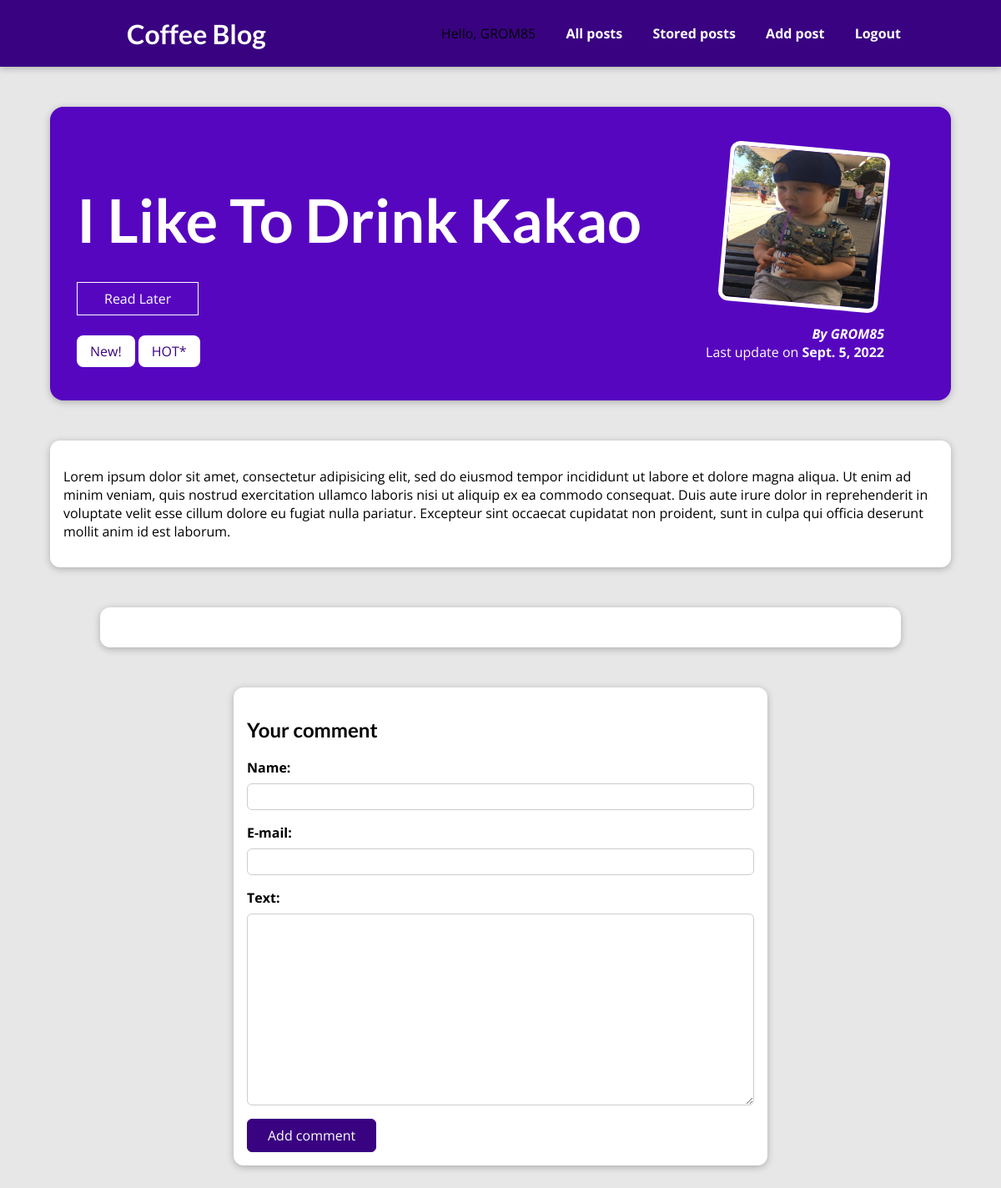
The page /post/i-like-to-drink-kakao (signed in) on the database its author committed.
### blog/models.py (models this page shows, shortened)
class Post(models.Model):
    title = models.CharField(max_length=50)
    content = models.TextField(validators=[MinLengthValidator(limit_value=5,
                                                              message='The minimum length of the'
                                                                      ' text should be at least 5 char ')])
    excerpt = models.CharField(max_length=150, blank=True)
    slug = models.SlugField(unique=True)
    image = models.ImageField(upload_to=get_upload_path, null=True)
    updated = models.DateTimeField("Updated", auto_now=True)
    created = models.DateTimeField('Created')
    user = models.ForeignKey(User, on_delete=models.SET_NULL, related_name='posts', blank=True, null=True)
    tag = models.ManyToManyField(Tag, blank=True)

class Tag(models.Model):
    caption = models.TextField()

### blog/views.py (the view)
# urls.py: path('post/<slug:slug>', PostDetails.as_view(), name='post-details'),
@method_decorator(login_required, name="dispatch")
class PostDetails(View):
    model = Post
    template_name = "blog/post_detail.html"
    def is_stored_post(sefl, request, post_id):
        stored_posts = request.session.get("to_read")
        if stored_posts is not None:
            is_set_to_read = post_id in stored_posts
        else:
            is_set_to_read = False
        return is_set_to_read
    def get(self, request, slug):
        post = Post.objects.get(slug=slug)
        comment_form = CommentForm()
        post_comments = post.comments.order_by("-pk")[:3]
        context = {}
        context['post'] = post
        context['tags'] = post.tag.all()
        context['comment_form'] = comment_form
        context['comment_list'] = post_comments
        context['is_set_to_read'] = self.is_stored_post(request, post.id)
        return render(request, self.template_name, context)
    ''' IF YOU USE <input type="hidden" name="slug" value="{{post.slug}}"> and call POST within the same View,
     so you have to add slug key-word arg. to def post(self,request,slug)'''
    def post(self, request, slug):
        comment_form = CommentForm(request.POST)
        post = Post.objects.get(slug=slug)
        if comment_form.is_valid():
            comment = comment_form.save(commit=False)
            comment.post = post
            comment.save()
            return redirect(to="post-details", slug=slug)
        context = {
            "post": post,
            "tags": post.tag.all(),
            "comment_form": comment_form,
            "comment_list": post.comments.order_by("-pk")[:3],
            "is_set_to_read": self.is_stored_post(request, post.id)
        }
        return render(request, self.template_name, context)

### blog/forms.py
class CommentForm(forms.ModelForm):
    class Meta:
        model = Comment
        exclude = ["post"]
        labels = {
            "user_name": "Name",
            "email": "E-mail",
            "text": "Text",
            "post": "Post",
        }
        error_messages = {
            "user_name": {
                "required": "Username shouldn't be empty!",
                "max_length": "The Max length is 120 char!",
            },
            "email": {
                "required": "Email shouldn't be empty!",
            },
            "text": {
                "required": "Text shouldn't be empty!",
                "max_length": "The Max length is 300 char!"
            }
        }

### blog/templates/blog/post_detail.html (shortened to what this page needs)
{% extends "base.html" %}
{% load static %}
{% block css_file %}
    <link rel="stylesheet" href="{% static "blog/post_detail.css" %}">
{% endblock %}
{% block content %}
    <section id="summary">
        <h2>{{ post.title }}</h2>
        <div>
        <form id="read-later" action="/post/to-read" method="POST">
            <button>
                {% if is_set_to_read %}
                    Remove from "SetToRead"
                {% else %}
                    Read Later
                {% endif %}
            </button>
        </form>
            {% for tag in tags %}
                <span class="tag">{{ tag.caption }}</span>
            {% endfor %}
        </div>
        <article>
            <img src="{% static post.image  %}" alt="{{ post.title }}"/>
            <address>By <a href="mailto:{{ post.user.email }}">{{ post.user }}</a></address>
            <div>
                Last update on <time>{{ post.updated.date}}</time>
            </div>
        </article>
    </section>
    <main>
        <p>{{ post.content|linebreaks }}</p>
    </main>
    <section id="comments">
    </section>
    <section id="comment-form">
        <h2>Your comment</h2>
        <form action="{% url "post-details" post.slug %}" method="POST">
                {% for form_field in comment_form %}
                    <div class="form-control {% if form_field.errors %}invalid{% endif %}">
                    {{ form_field.label_tag }}
                    {{ form_field }}
                    </div>
                {% endfor %}
            <button>Add comment</button>
        </form>
    </section>
{% endblock %}

### templates/base.html (shortened to what this page needs)
{% load static %}
<!DOCTYPE html>
<html lang="en">
<head>
    <link rel="stylesheet" href="{% static "app.css" %}">
    {% block css_file %}{% endblock %}
</head>
<body>
    <header id="main-navigation">
       <h1><a href="{% url 'start-page' %}">Coffee Blog</a></h1>
        <nav>
            <span>Hello, {{ request.user }}</span>
            <a href="{% url 'all-posts' %}">All posts</a>
            <a href="{% url 'to-read' %}">Stored posts</a>
            <a href="{% url 'add-post' %}">Add post</a>
            <a href="{% url 'logout' %}">Logout</a>
        </nav>
    </header>
    {% block content %}
    {% endblock %}
</body>
</html>

### static/app.css (style rules this page uses)
* { box-sizing: border-box; }
html { font-family: 'Open Sans', 'Lato', sans-serif; }
body { margin: 0; }
h1, h2, h3 { font-family: 'Lato', sans-serif; font-weight: bold; }
#main-navigation { width: 100%; height: 5rem; display: flex; justify-content: space-between; align-items: center; padding: 0 10%; position: absolute; top: 0; left: 0; }
#main-navigation a { text-decoration: none; color: white; font-weight: bold; margin-left: 2rem; }

### blog/static/blog/post_detail.css (style rules this page uses)
body { background-color: #e7e7e7; }
#main-navigation { background-color: #390281; box-shadow: 0 2px 8px rgba(0, 0, 0, 0.25); }
#summary { margin: 8rem auto 3rem auto; padding: 2rem; width: 90%; max-width: 90rem; border-radius: 16px; background-color: #5706c0; position: relative; box-shadow: 0 2px 8px rgba(0, 0, 0, 0.25); height: 22rem; }
#summary h2 { color: white; font-size: 4.5rem; margin-bottom: 0.25rem; }
#summary article { position: absolute; top: 2rem; right: 3rem; padding: 1rem 2rem; border-radius: 12px; text-align: right; color: white; }
#summary article img { width: 12rem; height: 12rem; border-radius: 12px; transform: rotateZ(5deg); border: 5px solid white; margin-bottom: 1rem; }
#summary address { font-weight: bold; }
#summary a { color: white; text-decoration: none; }
#summary time { font-weight: bold; }
#read-later { margin: 2rem 0; }
#read-later button { background-color: transparent; border: 1px solid white; padding: 0.5rem 2rem; font: inherit; color: white; cursor: pointer; }
main { width: 90%; max-width: 90rem; margin: 3rem auto; background-color: white; padding: 1rem; border-radius: 12px; box-shadow: 0 2px 8px rgba(0, 0, 0, 0.25); }
.tag { background-color: white; color: #390281; padding: 0.5rem 1rem; border-radius: 8px; }
#comment-form { margin: 3rem auto; width: 90%; max-width: 40rem; border-radius: 12px; background-color: white; box-shadow: 0 2px 8px rgba(0, 0, 0, 0.25); padding: 1rem; }
#comment-form button { font: inherit; background-color: #390281; color: white; border: 1px solid #390281; padding: 0.5rem 1.5rem; border-radius: 6px; cursor: pointer; }
.form-control { margin-bottom: 1rem; }
.form-control label { font-weight: bold; margin-bottom: 0.5rem; display: block; }
.form-control input, .form-control textarea { display: block; width: 100%; font: inherit; padding: 0.25rem; border-radius: 6px; border: 1px solid #ccc; }
#comments { margin: 3rem auto; width: 90%; max-width: 60rem; border-radius: 12px; background-color: white; box-shadow: 0 2px 8px rgba(0, 0, 0, 0.25); padding: 1rem 2rem; }

### rows shown on the page
Post: title "I Like To Drink Kakao", image (picture), user "GROM85", updated "Sept. 5, 2022", content "Lorem ipsum dolor sit amet, consectetur adipisicing elit, sed do eiusmod tempor incididunt ut labore et dolore magna aliqua. Ut enim ad minim veniam, quis nostrud exercitation ullamco laboris nisi ut aliquip ex ea commodo consequat. Duis aute irure dolor in reprehenderit in voluptate velit esse cillum dolore eu fugiat nulla pariatur. Excepteur sint occaecat cupidatat non proident, sunt in culpa qui officia deserunt mollit anim id est laborum."
Tag: caption "New!"
Tag: caption "HOT*"

### other values the page prints
{{ request.user }} "GROM85"
